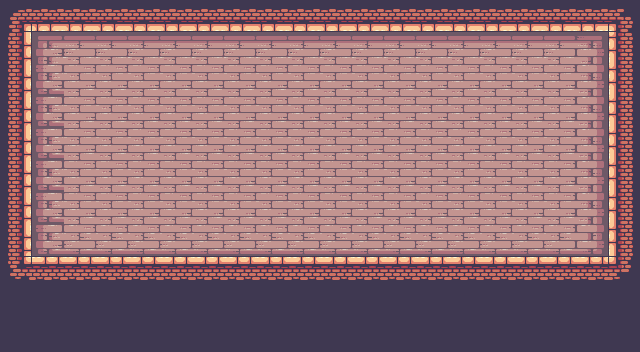

Tiled map render using the project's own tile images. Description and the whole map definition, tile-layer contents included, below:
An orthogonal 20x11 tile map with 32x32 px tiles, 2 tile layers (Tile Layer 2, Tile Layer 1) and 5 objects.

<map version="1.9" tiledversion="1.9.0" orientation="orthogonal" renderorder="right-down" width="20" height="11" tilewidth="32" tileheight="32" infinite="0" nextlayerid="4" nextobjectid="6">
 <tileset firstgid="1" name="kings" tilewidth="32" tileheight="32" tilecount="247" columns="19">
  <image source="../assets/Terrain (32x32).png" width="608" height="416" />
 </tileset>
 <layer id="2" name="Tile Layer 2" width="20" height="11">
  <data encoding="csv">
0,0,0,0,0,0,0,0,0,0,0,0,0,0,0,0,0,0,0,0,
0,135,136,136,136,136,136,136,136,136,136,136,136,136,136,136,136,136,137,0,
0,173,155,155,155,155,155,155,155,155,155,155,155,155,155,155,155,155,156,0,
0,173,155,155,155,155,155,155,155,155,155,155,155,155,155,155,155,155,156,0,
0,173,155,155,155,155,155,155,155,155,155,155,155,155,155,155,155,155,156,0,
0,173,155,155,155,155,155,155,155,155,155,155,155,155,155,155,155,155,156,0,
0,173,155,155,155,155,155,155,155,155,155,155,155,155,155,155,155,155,156,0,
0,173,174,174,174,174,174,174,174,174,174,174,174,174,174,174,174,174,175,0,
0,0,0,0,0,0,0,0,0,0,0,0,0,0,0,0,0,0,0,0,
0,0,0,0,0,0,0,0,0,0,0,0,0,0,0,0,0,0,0,0,
0,0,0,0,0,0,0,0,0,0,0,0,0,0,0,0,0,0,0,0
</data>
 </layer>
 <layer id="1" name="Tile Layer 1" width="20" height="11">
  <data encoding="csv">
27,60,60,60,60,60,60,60,60,60,60,60,60,60,60,60,60,60,60,28,
42,0,0,0,0,0,0,0,0,0,0,0,0,0,0,0,0,0,0,40,
42,0,0,0,0,0,0,0,0,0,0,0,0,0,0,0,0,0,0,40,
42,0,0,0,0,0,0,0,0,0,0,0,0,0,0,0,0,0,0,40,
42,0,0,0,0,0,0,0,0,0,0,0,0,0,0,0,0,0,0,40,
42,0,0,0,0,0,0,0,0,0,0,0,0,0,0,0,0,0,0,40,
42,0,0,0,0,0,0,0,0,0,0,0,0,0,0,0,0,0,0,40,
42,0,0,0,0,0,0,0,0,0,0,0,0,0,0,0,0,0,0,40,
46,22,22,22,22,22,22,22,22,22,22,22,22,22,22,22,22,22,22,47,
41,41,41,41,41,41,41,41,41,41,41,41,41,41,41,41,41,41,41,41,
41,41,41,41,41,41,41,41,41,41,41,41,41,41,41,41,41,41,41,41
</data>
 </layer>
 <objectgroup id="3" name="solid">
  <properties>
   <property name="collidable" type="bool" value="true" />
  </properties>
  <object id="1" x="169" y="-137" width="1">
   <properties>
    <property name="collidable" type="bool" value="true" />
   </properties>
  </object>
  <object id="2" x="0.5" y="-0.5" width="639" height="33" />
  <object id="3" x="0.5" y="256" width="642.5" height="99" />
  <object id="4" x="608.5" y="25.5" width="32" height="241" />
  <object id="5" x="-2" y="25.5" width="32.5" height="252" />
 </objectgroup>
</map>
